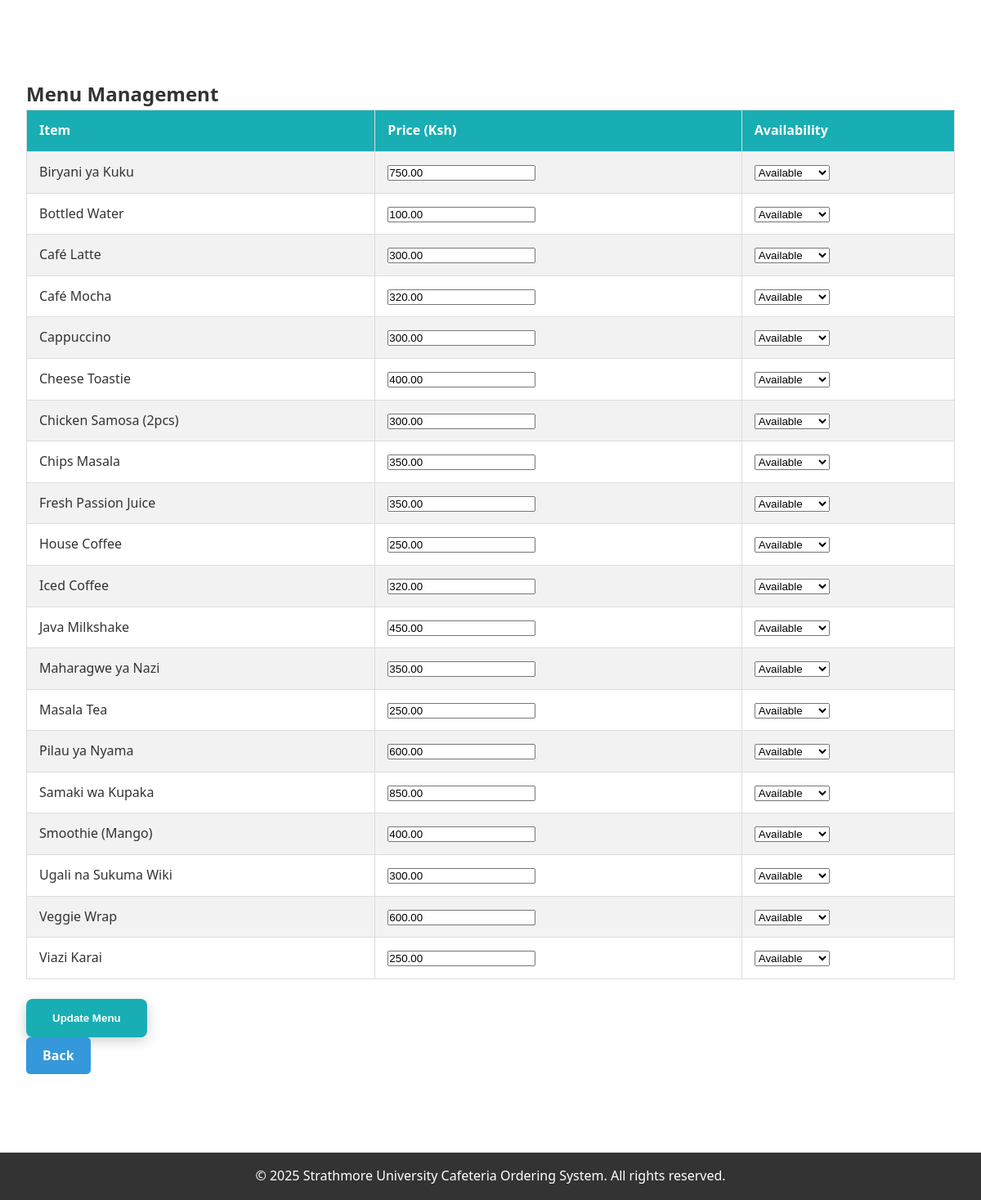
Screenshot of /menumgmt.php with the database file from the repository.
### tables this page shows
CREATE TABLE menu (
    id INT AUTO_INCREMENT PRIMARY KEY,
    name VARCHAR(100) NOT NULL,
    price DECIMAL(10,2) NOT NULL,
    available BOOLEAN DEFAULT 1
);

### menumgmt.php (the view, shortened to what this page needs)
<?php
include "header.php";
include 'connection.php';
$result = $conn->query("SELECT * FROM menu ORDER BY name ASC");
?>
<div class="container">
    <h2>Menu Management</h2>
    <form method="POST">
        <table>
            <tr>
                <th>Item</th>
                <th>Price (Ksh)</th>
                <th>Availability</th>
            </tr>
            <?php while ($row = $result->fetch_assoc()): ?>
                <tr>
                    <td><?php echo htmlspecialchars($row['name']); ?></td>
                    <td>
                        <input type="number" step="0.01" name="items[<?php echo $row['id']; ?>][price]" value="<?php echo $row['price']; ?>" required>
                    </td>
                    <td>
                        <select name="items[<?php echo $row['id']; ?>][availability]">
                            <option value="available" <?php if ($row['available']) echo 'selected'; ?>>Available</option>
                        </select>
                    </td>
                </tr>
            <?php endwhile; ?>
        </table>
        <button type="submit" class="submit-btn">Update Menu</button>
    </form>
    <a href="dashboard.php" class="back-button">Back</a>
</div>
<!DOCTYPE html>
<html lang="en">
<head>
    <link rel="stylesheet" href="styles.css">
</head>
    <footer class="main-footer">
        <p>&copy; 2025 Strathmore University Cafeteria Ordering System. All rights reserved.</p>
    </footer>
</html>

### header.php (shortened to what this page needs)
<!DOCTYPE html>
<html lang="en">
<head>
  <link rel="stylesheet" href="/Strath-Food-App/styles.css?v=5">
</head>
<body>

### styles.css (style rules this page uses)
* { margin: 0; padding: 0; box-sizing: border-box; }
body, html { height: 100%; font-family: 'Segoe UI', Tahoma, Geneva, Verdana, sans-serif; line-height: 1.6; color: #333; background: url('https://images.unsplash.com/photo-1543353071-087092ec393a?ixlib=rb-4.1.0&q=85&fm=jpg&crop=entropy&cs=srgb&dl=ella-olsson-yb6bm_66Jdk-unsplash.jpg') no-repeat center center fixed; background-size: cover; }
.main-footer { background: rgba(0, 0, 0, 0.8); color: white; text-align: center; padding: 1rem; margin-top: auto; }
.cta-button, .back-button, .submit-btn { display: inline-block; padding: 1rem 2rem; border-radius: 8px; font-weight: bold; transition: all 0.3s; text-decoration: none; color: white; cursor: pointer; border: none; }
.cta-button, .submit-btn { background: #18aeb3; box-shadow: 0 4px 15px rgba(0, 0, 0, 0.2); }
.back-button { background: #3498db; padding: 10px 20px; border-radius: 5px; }
.section, .container { background: rgba(255, 255, 255, 0.95); padding: 4rem 2rem; border-radius: 12px; max-width: 1200px; margin: 2rem auto; }
table { width: 100%; border-collapse: collapse; margin-bottom: 1.5rem; }
th, td { padding: 12px 15px; border: 1px solid #ddd; text-align: left; }
th { background-color: #18aeb3; color: white; }
tr:nth-child(even) { background-color: #f2f2f2; }

### rows the page displays
menu: name "Biryani ya Kuku", price "750.00", available+id "Available"
menu: name "Bottled Water", price "100.00", available+id "Available"
menu: name "Café Latte", price "300.00", available+id "Available"
menu: name "Café Mocha", price "320.00", available+id "Available"
menu: name "Cappuccino", price "300.00", available+id "Available"
menu: name "Cheese Toastie", price "400.00", available+id "Available"
menu: name "Chicken Samosa (2pcs)", price "300.00", available+id "Available"
menu: name "Chips Masala", price "350.00", available+id "Available"
menu: name "Fresh Passion Juice", price "350.00", available+id "Available"
menu: name "House Coffee", price "250.00", available+id "Available"
menu: name "Iced Coffee", price "320.00", available+id "Available"
menu: name "Java Milkshake", price "450.00", available+id "Available"
menu: name "Maharagwe ya Nazi", price "350.00", available+id "Available"
menu: name "Masala Tea", price "250.00", available+id "Available"
menu: name "Pilau ya Nyama", price "600.00", available+id "Available"
menu: name "Samaki wa Kupaka", price "850.00", available+id "Available"
menu: name "Smoothie (Mango)", price "400.00", available+id "Available"
menu: name "Ugali na Sukuma Wiki", price "300.00", available+id "Available"
menu: name "Veggie Wrap", price "600.00", available+id "Available"
menu: name "Viazi Karai", price "250.00", available+id "Available"
